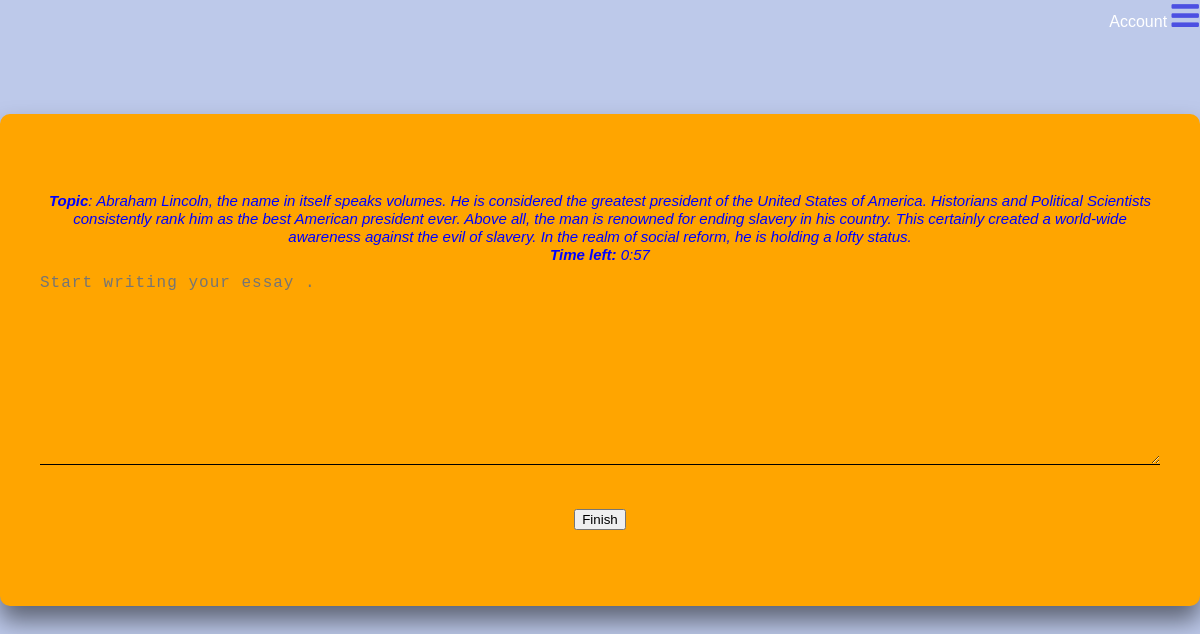
The page /studentScreen.php on the database its author committed.
### tables this page shows
CREATE TABLE `activity` (
  `activityid` int(100) NOT NULL,
  `topicidfk` int(50) NOT NULL,
  `time` varchar(10000) NOT NULL,
  `status` tinyint(1) NOT NULL
);

CREATE TABLE `essay` (
  `essayid` int(50) NOT NULL,
  `topic` longtext NOT NULL,
  `picture` longblob NOT NULL,
  `spellcheck` tinyint(1) NOT NULL,
  `buffer` varchar(2) DEFAULT NULL,
  `timer` varchar(10) DEFAULT NULL
);

### studentScreen.php (the view, shortened to what this page needs)
<!doctype html>
<html>
<head>
<link rel="stylesheet" href="assets/css/mainscreenstyle.css">
<link href="https://stackpath.bootstrapcdn.com/font-awesome/4.7.0/css/font-awesome.min.css" rel="stylesheet">
</head>
<body>
<div class="navbar">
    <div class="dropdown">
        <label class="labcolor">Account </label><i class="fa fa-bars fa-2x info"></i>
  </div>
</div>
<div class="box">
<?php
require('connectToDb.php');
$topic_query ="SELECT DISTINCT e.*,a.activityid from essay e, activity a where a.topicidfk = e.essayid and a.status = 1";
$result = mysqli_query($db,$topic_query);
$row1 = mysqli_fetch_assoc($result);
$spellcheckInd = (string)$row1['spellcheck'] == '0' ? "False": "True";
?>
<form method="post" action="studentScreen.php">
<div align="center" id="image">
	<br><label id="label" align="left"> <strong>Topic</strong>: <?php echo $row1['topic']; ?></label>
	<br><label id="label" align="left"><strong>Time left:</strong> <span id="timerCheck"></span></label>
	<br/>
	</div>
<div class="inputBox">
<textarea spellcheck = <?php echo $spellcheckInd?> rows="10" cols="50" name="content" placeholder="Start writing your essay ."></textarea>
</div>
<div style="text-align: center;">
<input type="submit" name="Finish" value="Finish">
</div>
<br />
<br />
</form>
</div>
</body>
</html>

### assets/css/mainscreenstyle.css (style rules this page uses)
* { box-sizing: border-box }
body, html { height: 100%; margin: 0; font-family: Arial; background: #bdc9ea; }

### studentScreen.php (style rules this page uses)
.dropdown { float: right; overflow: hidden; }
.dropdown .info { color: #4b4fe2; margin-right: 1px; }
.labcolor { color: white; }
* { box-sizing: border-box }
body, html { height: 100%; margin: 0; font-family: Arial; }
.box { position: absolute; top: 45%; left: 50%; transform: translate(-50%,-50%); width: 1200px; padding: 40px; background: orange; box-sizing: border-box; box-shadow: 0 15px 25px rgba(0,0,0,.5); border-radius: 10px; }
.box .inputBox { position: relative; }
.box .inputBox textarea { width: 100%; padding: 10px 0; font-size: 16px; color: #000; letter-spacing: 1px; margin-bottom: 40px; border: none; border-bottom: 1px solid #000; outline: none; background: transparent; }
#image { margin-top: 20px; }
#label { font-style: italic; font-size: 15px; color: blue; }

### rows shown on the page
activity: topicidfk.topic "Abraham Lincoln, the name in itself speaks volumes. He is considered the greatest president of the United States of America. Historians and Political Scientists consistently rank him as the best American president ever. Above all, the man is renowned for ending slavery in his country. This certainly created a world-wide awareness against the evil of slavery. In the realm of social reform, he is holding a lofty status.", content "Start writing your essay ."
